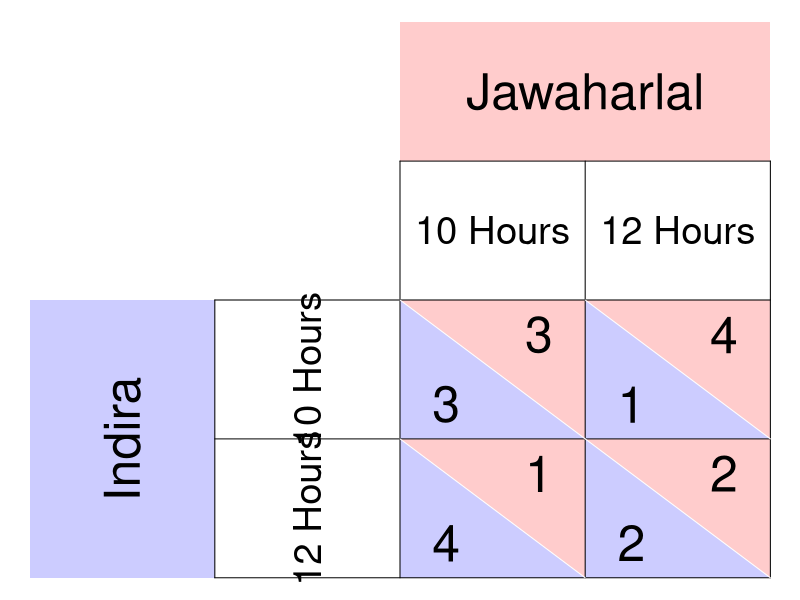

The R source for this figure:
require(ggplot2)
require(shape)
pdf(file = "society/matrix_fishermen_nosoln_ij.pdf", width = 9, height = 7)

par(mar =  c(0, 0, 0, 0))
xlims <- c(0, 8)
ylims <- c(0, 8)

#TextSizes
PlayerSize <- 3
StratSize <- 2.3
PayoffSize <- 3

p1fadelevel <- 0.2
p2fadelevel <- 0.2

#Payoffs are listed as c("NW", "SW", "NE", "SE")

#Considerations for Player 1
P1Name <- c("Indira")
P1Strat <- c("10 Hours", "12 Hours")
P1Payoffs <- c("3", "4", "1", "2")
P1BR1 <- c("SW") #Must be NW or SW - the BR prints accordingly. 
P1BR2 <- c("SE") #Must be NE or SE - the BR prints accordingly. 
P1bestsize <- 2.5 #Adjusts size of point indicating best response of P1
#NW = (5, 3); SW = (5,1); NE = (7, 3); SE = (7, 1)

#Considerations for Player 2
P2Name <- c("Jawaharlal")
P2Strat <- c("10 Hours", "12 Hours")
P2Payoffs <- c("3", "1", "4", "2")
P2BR1 <- c("NE") #Must be NW or SW - the BR prints accordingly. 
P2BR2 <- c("SE") #Must be NE or SE - the BR prints accordingly. 
P2bestsize <- 4 #Adjusts size of circle indicating best response of P1

plot(0, 0, xlim = xlims, ylim = ylims, type = "n",
     xlab = expression(""),
     ylab = expression(""),
     xaxt = "n", 
     yaxt = "n", 
     cex.lab = 2, 
     bty = "n")



#Color and label for Player 1 and their strategies
polygon(c(0,0,2,2,0), c(0,4,4,0,0), col=rgb(0, 0, 1, p1fadelevel), density=NULL, border = NA)
text(1, 2, P1Name[1], srt = 90, cex = PlayerSize)

text(3, 3, P1Strat[1], cex = StratSize, srt = 90)
text(3, 1, P1Strat[2], cex = StratSize, srt = 90)


#Color and label for Player 2
polygon(c(4,4,8,8,4), c(8,6,6,8,8), col=rgb(1, 0, 0, p2fadelevel), density=NULL, border = NA)
text(6, 7, P2Name[1], cex = PlayerSize)

text(5, 5, P2Strat[1], cex = StratSize)
text(7, 5, P2Strat[2], cex = StratSize)

#NorthWest cell 
#P1
polygon(c(4,4,6,4), c(4,2,2,4), col=rgb(0, 0, 1, p1fadelevel), density=NULL, border = NA)
#P2
polygon(c(4,6,6,4), c(4,4,2,4), col=rgb(1, 0, 0, p2fadelevel), density=NULL, border = NA)

#P1
text(4.5, 2.5, P1Payoffs[1], cex = PayoffSize)
#P2
text(5.5, 3.5, P2Payoffs[1], cex = PayoffSize)

#SouthWest cell  
#P1
polygon(c(4,4,6,4), c(2,0,0,2), col=rgb(0, 0, 1, p1fadelevel), density=NULL, border = NA)
#P2
polygon(c(4,6,6,4), c(2,2,0,2), col=rgb(1, 0, 0, p2fadelevel), density=NULL, border = NA)

#P1
text(4.5, 0.5, P1Payoffs[2], cex = PayoffSize)
#P2
text(5.5, 1.5, P2Payoffs[2], cex = PayoffSize)


#NorthEast cell 
#P1
polygon(c(6,6,8,6), c(4,2,2,4), col=rgb(0, 0, 1, p1fadelevel), density=NULL, border = NA)
#P2
polygon(c(6,8,8,6), c(4,4,2,4), col=rgb(1, 0, 0, p2fadelevel), density=NULL, border = NA)
#P1
text(6.5, 2.5, P1Payoffs[3], cex = PayoffSize)
#P2
text(7.5, 3.5, P2Payoffs[3], cex = PayoffSize)

#SouthEast cell 
#P1
polygon(c(6,6,8,6), c(2,0,0,2), col=rgb(0, 0, 1, p1fadelevel), density=NULL, border = NA)
#P2
polygon(c(6,8,8,6), c(2,2,0,2), col=rgb(1, 0, 0, p2fadelevel), density=NULL, border = NA)
#P1
text(6.5, 0.5, P1Payoffs[4], cex = PayoffSize)
#P2
text(7.5, 1.5, P2Payoffs[4], cex = PayoffSize)


#Lines for the Table
segments(8, 0, 8, 6, lty = 1, col = "black")
segments(4, 6, 8, 6, lty = 1, col = "black")
segments(2, 0, 2, 4, lty = 1, col = "black")
segments(2, 0, 8, 0, lty = 1, col = "black")
segments(2, 4, 8, 4, lty = 1, col = "black")
segments(4, 0, 4, 6, lty = 1, col = "black")
segments(2, 2, 8, 2, lty = 1, col = "black")
segments(6, 0, 6, 6, lty = 1, col = "black")

#Diagonals
#NW
segments(4, 4, 6, 2, lty = 1, col = "white")
#NE
segments(6, 4, 8, 2, lty = 1, col = "white")
#SW
segments(4, 2, 6, 0, lty = 1, col = "white")
#Se
segments(6, 2, 8, 0, lty = 1, col = "white")


#Best responses 
#P1 
# if (P1BR1[1] == "NW"){
#   points(5, 3, pch = 16, col = "black", cex = P1bestsize)
# } else{points(5, 1, pch = 16, col = "black", cex = P1bestsize)
# }
# 
# if (P1BR2[1] == "NE"){
#   points(7, 3, pch = 16, col = "black", cex = P1bestsize)
# } else{points(7, 1, pch = 16, col = "black", cex = P1bestsize)
# }
# 
# 
# #P2
# if (P2BR1[1] == "NW"){
#   points(5, 3, pch = 1, col = "black", cex = P2bestsize)
# } else{points(7, 3, pch = 1, col = "black", cex = P2bestsize)
# }
# 
# if (P2BR2[1] == "SW"){
#   points(5, 1, pch = 1, col = "black", cex = P2bestsize)
# } else{points(7, 1, pch = 1, col = "black", cex = P2bestsize)
# }

dev.off()
